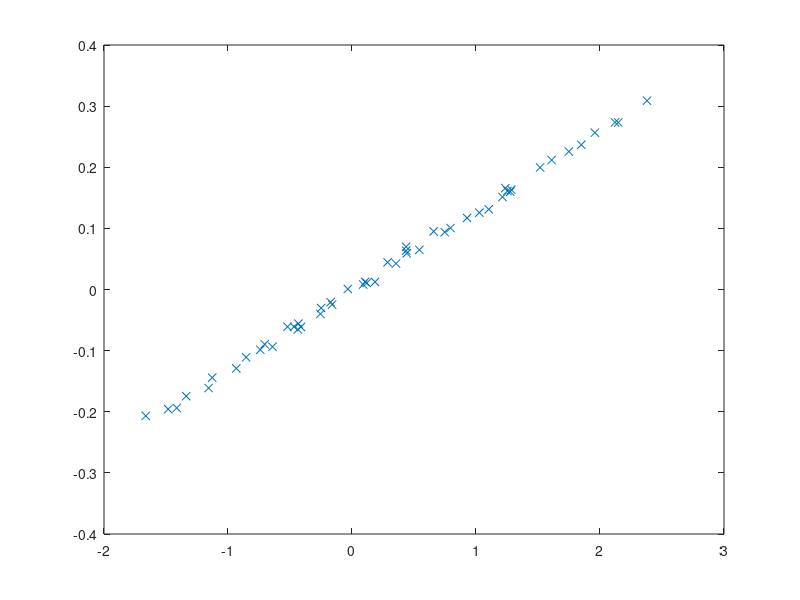
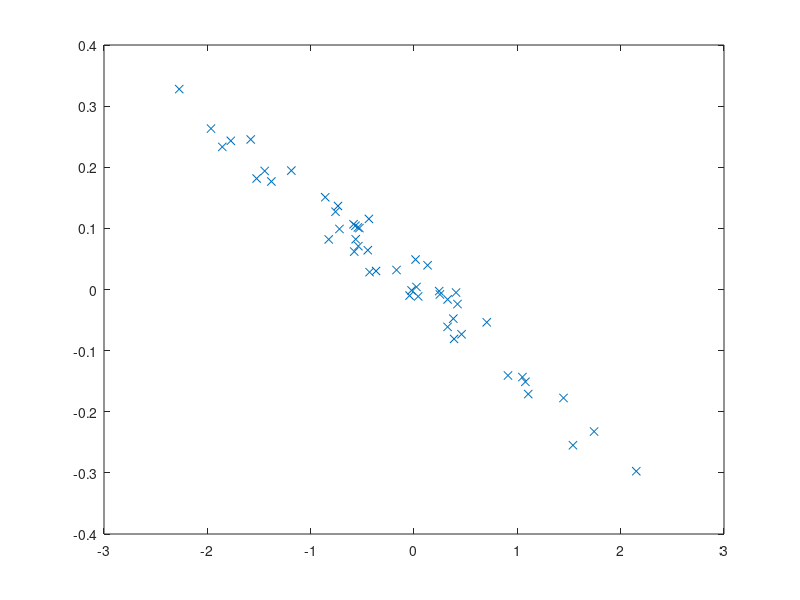
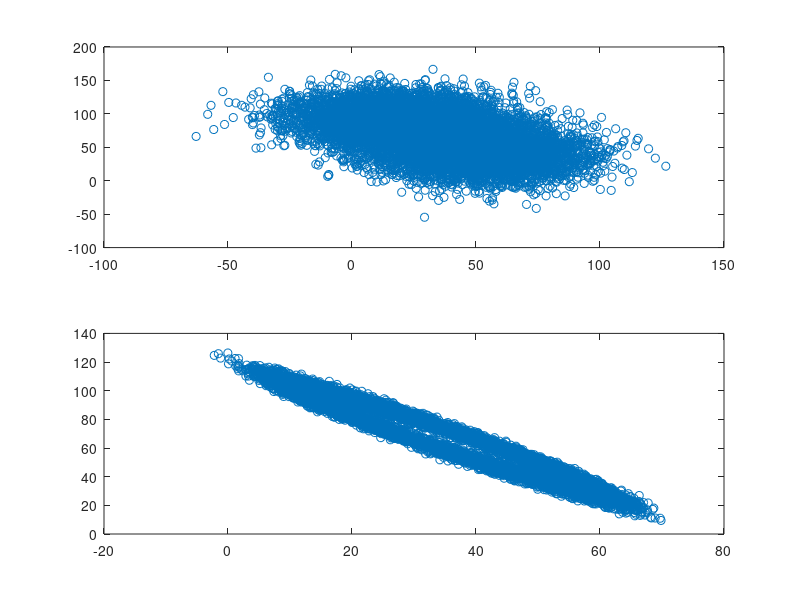
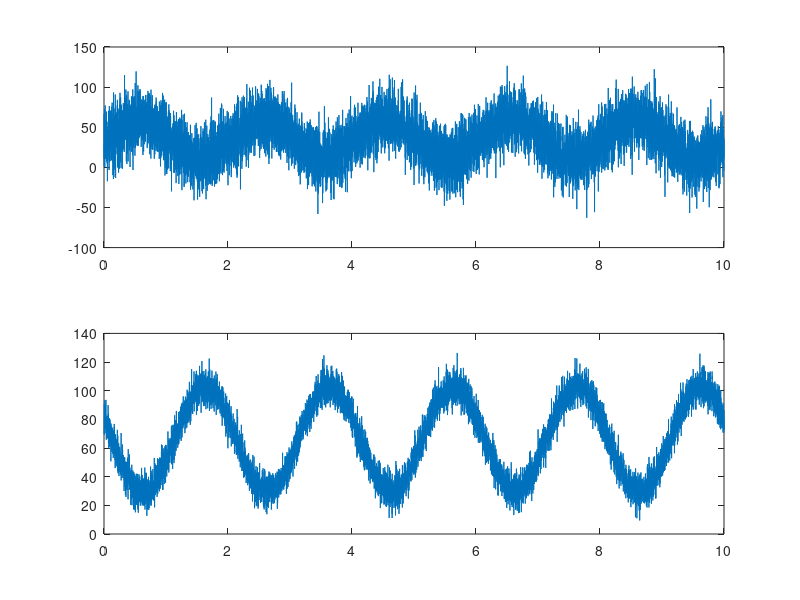

Here is the MATLAB script that generated these plots, in order:
% Tutorial_8_1.m
%
% Generate multi-neuron data with only two degrees of freedom and analyze
% using PCA.
%
% Noise is added to the firing rate of each neuron, whose firing rates
% otherwise are produced by a linear combination of the two underlying
% degrees of freedom.
%
% The goal is to reconstruct the rates using the first two principle
% components alone and together.
%
% Code for the computational Tutorial 8.1 of the textbook
% "An Introductory Course in Computational Neuroscience"
% by Paul Miller, Brandeis University
%
%%%%%%%%%%%%%%%%%%%%%%%%%%%%%%%%%%%%%%%%%%%%%%%%%%%%%%%%%%%%%%%%%%%%%%%%%%%

%clear
question_part = 1;      % Can be 1, 2, or 3 for different questions
%rng(3)
Ncells = 50;            % Number of distinct neural firing rates to use

dt = 0.001;             % dt in sec
tmax = 10;              % tmax in sec
t = [0:dt:tmax]';          % time vector
Nt = length(t);         % Number of time points

rate = zeros(Nt,Ncells); % firing rates of all cells is the main matrix

%% The following section generates dummy data from particular inputs
period = 2;
omega = 2*pi/period;

A0 = 50;
A1 = 20;
A2 = 10;
switch question_part
    case 1      
        %  In Question 1, two out of phase oscillations, which correspond 
        %  to "circular" or "ellipitical" motion, comprise the two inputs
        Input1 = A1*sin(omega*t);
        Input2 = A2*cos(omega*t);
        
    case 2
        %  In Question 2, two oscillations, one of double the frequency of 
        %  the first, comprise the two inputs.
        Input1 = A1*sin(2*omega*t);        
        Input2 = A2*cos(omega*t);
              
    case 3
        % In Question 3 a "ramp" has a brief "signal" superposed on it

        % Input 1 is a ramp of constant gradient
        Input1 = A1*t;

        % Input2 is a half-period of a sine wave within the "trial"
        ton1 = 2*period;
        toff1 = ton1+period/2;
        non1 = round(ton1/dt);
        noff1 = round(toff1/dt);

        Input2 = [zeros(non1,1); A2*sin(2*omega*t(non1+1:noff1)); zeros(Nt-noff1,1)];        
        
end

noise = 20;         % Level of random noise to be added to each cell


% The following weights make each neuron have a random linear combination 
% of content from each of the two inputs
W0 = 2+randn(1,Ncells);     % Constant, input-independent background rate
W1 = randn(1,Ncells);       % Component of Input 1 for each cell
W2 = randn(1,Ncells);       % Component of Input 2 for each cell


% The rate matrix has a row for each cell with time in columns
% This set of firing rates with added noise really only has two major
% signals in it, "Input1" and "Input2"
rate = A0*ones(Nt,1)*W0 + Input1*W1 + Input2*W2 + noise*randn(size(rate));

% Do PCA next. Each column should be a variable (i.e. a different cell) and
% each row an observation (here a time point). Need transpose of rate to do
% this correctly as rate stores the neurons as rows.
[COEFF, SCORE, LATENT, TSQUARED, EXPLAINED, MU] = pca(rate);

%% In this example the principal components are related to the weight matrices.
% Note that the sign (whether positively or negatively correlated) can not
% be determined from the principal component vectors in COEFF which could as
% easily point in the opposite directions.
figure(1)
plot(W1,COEFF(:,1),'x')

figure(2)
plot(W2,COEFF(:,2),'x')

% SCORE tells how much of each principal component is present at each point
% in time. If we simply multiplied COEFF*SCORE' we would recover the
% original data offset by the mean. By only taking the first two columns of COEFF (the first
% two principal components) and multiplying out the first two columns of
% SCORE (the first two rows of SCORE') we reduce the original 50-dimensions
% of data into a 2D data set.
COEFFT = COEFF';
newrates = SCORE(:,1:2)*COEFFT(1:2,:) + ones(Nt,1)*MU;

% Now we compare plots of the original rates and the 2D reduced rates.
figure(3)
subplot(2,1,1)
plot(rate(:,1),rate(:,2),'o')
subplot(2,1,2)
plot(newrates(:,1),newrates(:,2),'o')

figure(4)
subplot(2,1,1)
plot(t,rate(:,1))
subplot(2,1,2)
plot(t,newrates(:,2))


% Explained is % variance explained by successive components
figure(5)
plot(EXPLAINED,'--o')

figure(6)
subplot(2,1,1)
plot(t,SCORE(:,1))
subplot(2,1,2)
plot(t,SCORE(:,2))

